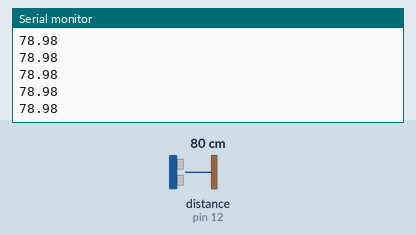
Recording of a sketch running on a simulated Arduino Uno, built with avr-gcc and run on an emulated ATmega328P. On the bench: the last lines printed to the serial monitor. Wiring (inferred from the names in the program): ultrasonic range finder: trigger pin 11; echo pin 12. The test bench sets the inputs (shaded band); at power-on: distance to the obstacle (sensor on pin 12) 80 cm. The echo pulse lasts 58.3 µs per cm.

Above: at 1.2 s.
1.3 s: distance to the obstacle (sensor on pin 12) set to 2 cm
At 1.53 s:
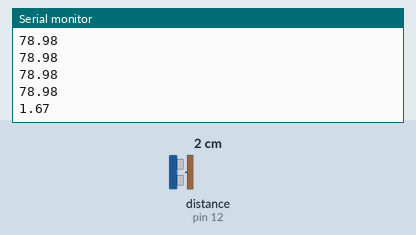
2.8 s: distance to the obstacle (sensor on pin 12) set to 4 cm
At 2.88 s:
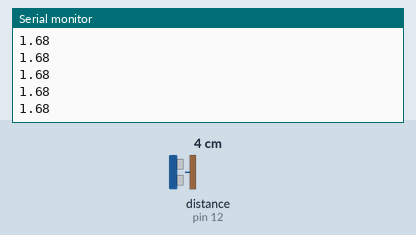
Timing chart, 0 to 5.8 s (numbered marks = the images above; inputs shaded):
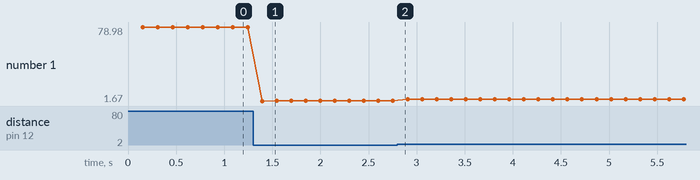

Measured:
- after the input at 1.3 s, the serial monitor: prints a new line after 0.10 s (image 1)
- plotted number 1: 78.98 → 1.68 after the input at 1.3 s, 1.68 → 3.67 after the input at 2.8 s

The sketch:

UltrasonicSensor.ino
```cpp
const int trigger = 11;
const int echo = 12;

int time;
double distance;

void setup() {
  Serial.begin(9600);
  pinMode(trigger, OUTPUT);
  pinMode(echo, INPUT);
}

void loop() {
  digitalWrite(trigger, LOW);
  delay(150);

  digitalWrite(trigger, HIGH);
  delayMicroseconds(10);
  digitalWrite(trigger, LOW);
  time = pulseIn(echo, HIGH);

  //distance in micrometers
  distance = (time * .034) / 2;

  Serial.println(distance);
}
```
